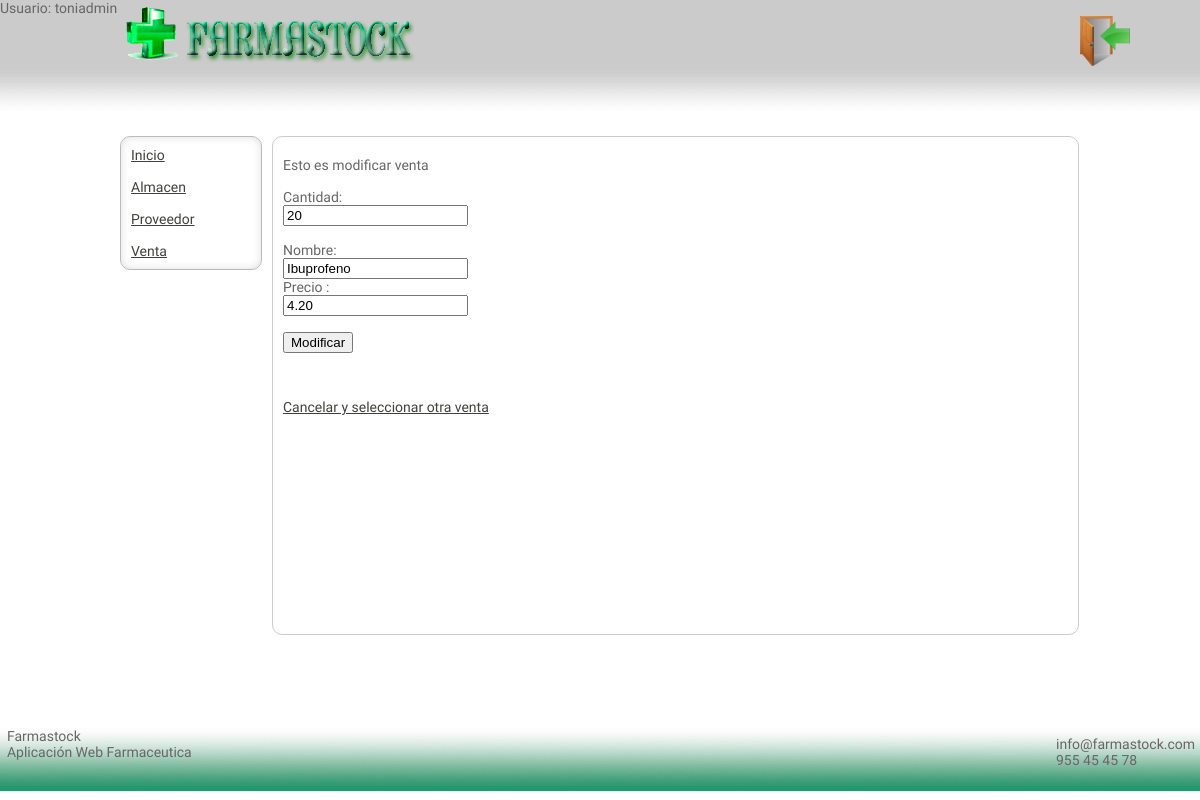
/modificar_venta.php?id_producto=55 (signed in), run on the app's committed database.
### tables this page shows
CREATE TABLE IF NOT EXISTS `venta` (
  `id_empleado` int(11) NOT NULL,
  `id_producto` int(11) NOT NULL,
  `fecha` date NOT NULL,
  `cantidad` int(4) NOT NULL,
  `nombre_prod` varchar(50) NOT NULL,
  `precio_unidad` decimal(5,2) NOT NULL,
  UNIQUE KEY `id_emple` (`id_empleado`,`id_producto`),
  KEY `id_product` (`id_producto`)
);

### modificar_venta.php (the view, shortened to what this page needs)
<!DOCTYPE html PUBLIC "-//W3C//DTD XHTML 1.0 Transitional//ES" "http://www.w3.org/TR/xhtml1/DTD/xhtml1-transitional.dtd">
<html xmlns="http://www.w3.org/1999/xhtml">
<head>
<link href="css/principal.css" rel="stylesheet" type="text/css" />
</head>
<body>
<div class="container">
  <div class="header">
  <?php include("includes/cabecera.php"); ?>
     </div>
       <div class="logo_logout">
           <?php include("includes/logo_logout.php"); ?>
       </div>
  <div class="menuizqu">
      <?php include("includes/menuizquierda.php"); ?>
  </div>
  <div class="content">
 <p>Esto es modificar venta </p> <br />
 <?php
 $id_producto = $_GET["id_producto"];
 $ssql = "select * from venta where id_producto=" . $id_producto;
$producto_editar = mysql_query($ssql);
$line = mysql_fetch_object($producto_editar);
 ?>
 <form action="update_venta.php" method="post">
 	Cantidad:
    <br />
    <input type="text" name="cantidad" value="<?php echo $line->cantidad;?>" />
    <br />
    <br />
    Nombre:
    <br />
    <input type="text" name="nombre_prod" value="<?php echo $line->nombre_prod;?>" />
     <br />
      Precio :
	  <br />
	  <input type="text" name="precio_unidad" value="<?php echo $line->precio_unidad;?>" />
     <br />
      <br />
      <input type="submit" value="Modificar" />
     </form>
     <br />
     <br />
     <a href="almacen.php">Cancelar y seleccionar otra venta</a>
  </div>
  <div class="footer">
    <?php include("includes/pie.php");?>
    </div>
  </div>
</body>
</html>

### css/principal.css (style rules this page uses)
body { font-family: 'Exo 2', sans-serif; margin: 0; padding: 0; color: #666; background-color: #FFFFFF; background-image: url(../images/fondo.jpg); background-repeat: repeat-x; background-position: left top; font-size: 14px; }
p { margin: 0px; padding: 0px; }
a:link { color: #42413C; text-decoration: underline; }
.container { width: 960px; margin: 0 auto; }
.menuizqu { float: left; background-color:#fff; border:1px solid #bbbabc; width:120px; border-radius:10px; -moz-border-radius:10px; -webkit-border-radius:10px; box-shadow:inset 0 0 8px #dcddde; -moz-box-shadow:inset 0 0 8px #dcddde; -webkit-box-shadow:inset 0 0 8px #dcddde; margin-top: 120px; margin-right: 10px; padding: 10px; }
.content { width: 785px; float: left; background-color:#fff; border:1px solid #CCCCCC; border-radius:10px; -moz-border-radius:10px; -webkit-border-radius:10px; margin-top: 120px; padding-top: 20px; margin-bottom: 10px; padding-right: 10px; padding-bottom: 10px; padding-left: 10px; height: 467px; overflow: auto; }
.footer { position:fixed; top:91%; left:0%; height:10%; width:100%; background-color: #FFFFFF; background-image: url(../images/fondo_pie.jpg); background-repeat: repeat-x; background-position: left top; }
.logo_logout { position:absolute; top:2%; left:90%; }

### data on the page
venta: cantidad "20", nombre_prod "Ibuprofeno", precio_unidad "4.20"

### other printed values
$_SESSION['login_usuario'] "toniadmin"
